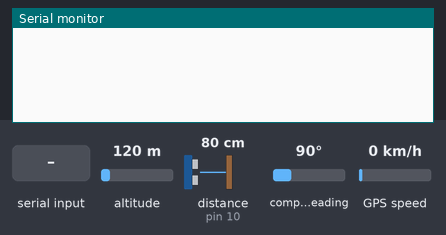
The sketch below on a simulated Arduino Uno, built with avr-gcc and run on an emulated ATmega328P. Shown: the last lines printed to the serial monitor. The test bench sets the inputs (shaded band); at power-on: altitude 120 m, distance to the obstacle (sensor on pin 10) 80 cm, compass heading 90°, GPS speed 0 km/h. The echo pulse lasts 58.3 µs per cm; the GPS gets a fix after 3 s at 37.7749, -122.4194 with 8 satellites.

Above: at 1.2 s.
1.3 s: "start\n" received over Serial
At 1.9 s:
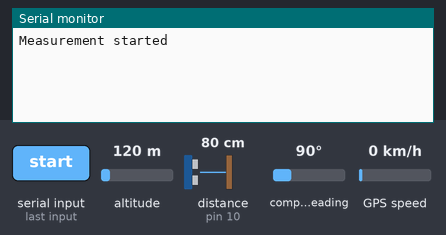
2.8 s: "fire\n" received over Serial
At 3.2 s:
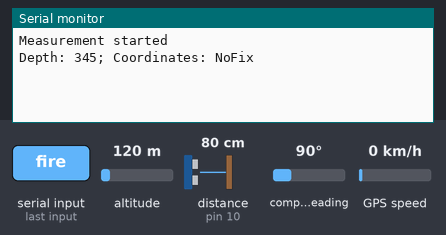
4.3 s: "end\n" received over Serial
At 5.3 s:
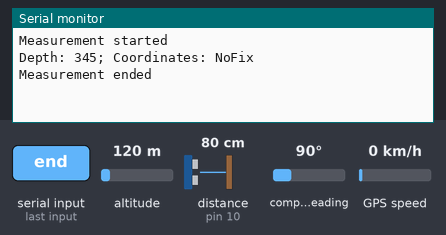

The sketch:

sketch_nov5a.ino
```cpp
#include <TinyGPS++.h>
#include <SoftwareSerial.h>

#define trigPin 9
#define echoPin 10
#define rxPin 4   // GPS RX pin
#define txPin 3   // GPS TX pin

TinyGPSPlus gps;
SoftwareSerial gpsSerial(rxPin, txPin);  // Initialize software serial for GPS

bool isMeasuring = false;

void setup() {
  Serial.begin(9600);           // Start serial communication for PC
  gpsSerial.begin(9600);        // Start serial communication for GPS
  pinMode(trigPin, OUTPUT);     // Set the trigPin as an output
  pinMode(echoPin, INPUT);      // Set the echoPin as an input
}

void loop() {
  // Read GPS data
  while (gpsSerial.available() > 0) {
    gps.encode(gpsSerial.read());
  }

  if (Serial.available() > 0) {
    String command = Serial.readStringUntil('\n');

    if (command == "start") {
      isMeasuring = true;
      Serial.println("Measurement started");
    }
    else if (command == "fire" && isMeasuring) {
      long distance = measureDistance();
      String gpsData = getGpsCoordinates();
      Serial.print("Depth: ");
      Serial.print(distance);
      Serial.print("; Coordinates: ");
      Serial.println(gpsData);
    }
    else if (command == "end") {
      isMeasuring = false;
      Serial.println("Measurement ended");
    }
  }
}

long measureDistance() {
  long duration, distance;

  // Clear the trigPin
  digitalWrite(trigPin, LOW);
  delayMicroseconds(2);

  // Send a 10µs pulse to trigPin
  digitalWrite(trigPin, HIGH);
  delayMicroseconds(10);
  digitalWrite(trigPin, LOW);

  // Read the echoPin and calculate the duration
  duration = pulseIn(echoPin, HIGH);

  // Convert duration to distance in cm (adjust for water speed of sound)
  distance = duration * 0.1481/ 2;

  return distance;
}

String getGpsCoordinates() {
  if (gps.location.isUpdated()) {
    String latitude = String(gps.location.lat(), 6);
    String longitude = String(gps.location.lng(), 6);
    return latitude + "," + longitude;
  } else {
    return "NoFix";
  }
}
```

Measured:
- after the input at 1.3 s, the serial monitor: prints a new line at once (image 1)
- after the input at 2.8 s, the serial monitor: prints a new line at once (image 2)
- after the input at 4.3 s, the serial monitor: prints a new line at once (image 3)
